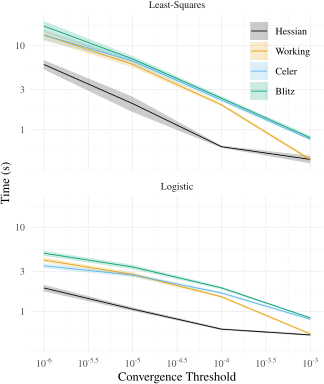

Here is the R script that generated this plot:
library(tibble)
library(tidyr)
library(dplyr)
library(tikzDevice)
library(ggplot2)
library(scales)

source("R/utils.R")

theme_set(theme_minimal(base_size = 9))

fig_width <- 3.35
fig_height <- 4

conf_level <- 0.05

d_raw <- readRDS("results/stopping-threshold.rds") %>%
  filter(
    !(screening_type %in% c("strong", "edpp", "gap_safe")),
    converged == TRUE
  ) %>%
  mutate(
    screening_type = recode_methods(screening_type),
    family = recode(
      family,
      "gaussian" = "Least-Squares",
      "binomial" = "Logistic"
    )
  ) %>%
  select(tol_gap, family, screening_type, time)

d1 <-
  d_raw %>%
  mutate(
    screening_type = as.factor(screening_type),
    family = as.factor(family)
  ) %>%
  group_by(family, tol_gap, screening_type) %>% 
  summarize(
    meantime = mean(time),
    se = sd(time) / sqrt(n()),
    ci = qnorm(1 - conf_level/2) * se
  ) %>%
  mutate(
    hi = meantime + ci,
    lo = meantime - ci
  )

cols <- c(
  "black", "#E69F00", "#56B4E9", "#009E73", "#F0E442",
  "#0072B2", "#D55E00", "#CC79A7"
)

options(
  tikzDocumentDeclaration =
    "\\documentclass[10pt]{article}\n\\usepackage{newtxtext,newtxmath}\n"
)

file <- "figures/stopping-threshold.tex"
tikz(file, width = fig_width, height = fig_height, standAlone = TRUE)
ggplot(
  d1,
  aes(tol_gap, meantime, color = screening_type, fill = screening_type)
) +
  geom_ribbon(aes(ymin = lo, ymax = hi), alpha = 0.2, color = "transparent") +
  geom_line() +
  facet_wrap("family", dir = "v") +
  theme(legend.position = c(0.85, 0.87), legend.title = element_blank()) +
  scale_fill_manual(values = cols) +
  scale_color_manual(values = cols) +
  scale_y_log10() +
  scale_x_log10(
    breaks = trans_breaks("log10", function(x) 10^x),
    labels = trans_format("log10", math_format(10^.x))
  ) +
  labs(
    fill = "Method",
    color = "Method",
    x = "Convergence Threshold",
    y = "Time (s)"
  ) 
dev.off()

renderPdf("figures/stopping-threshold.tex")
